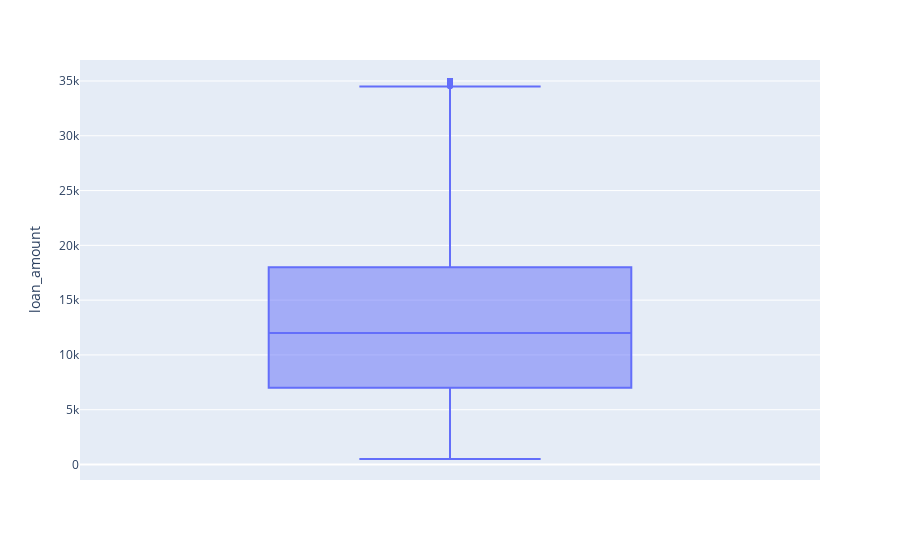

This figure's notebook cell:
### Code cell
get_info.col_to_boxplot(df_tran, "loan_amount")

### Figure 1 — Plotly figure (JSON) as saved in the notebook; plotly's stock layout.template omitted (floating-point values rounded to 4 significant figures; data arrays with more than 128 entries replaced by an {"elided": "..."} marker saying what was removed)
{"data": [{"alignmentgroup": "True", "hovertemplate": "loan_amount=%{y}<extra></extra>", "legendgroup": "", "marker": {"color": "#636efa"}, "name": "", "notched": false, "offsetgroup": "", "orientation": "v", "showlegend": false, "type": "box", "x0": " ", "xaxis": "x", "y": {"elided": "54231 int values"}, "y0": " ", "yaxis": "y"}], "layout": {"boxmode": "group", "legend": {"tracegroupgap": 0}, "margin": {"t": 60}, "xaxis": {"anchor": "y", "domain": [0, 1]}, "yaxis": {"anchor": "x", "domain": [0, 1], "title": {"text": "loan_amount"}}}}
